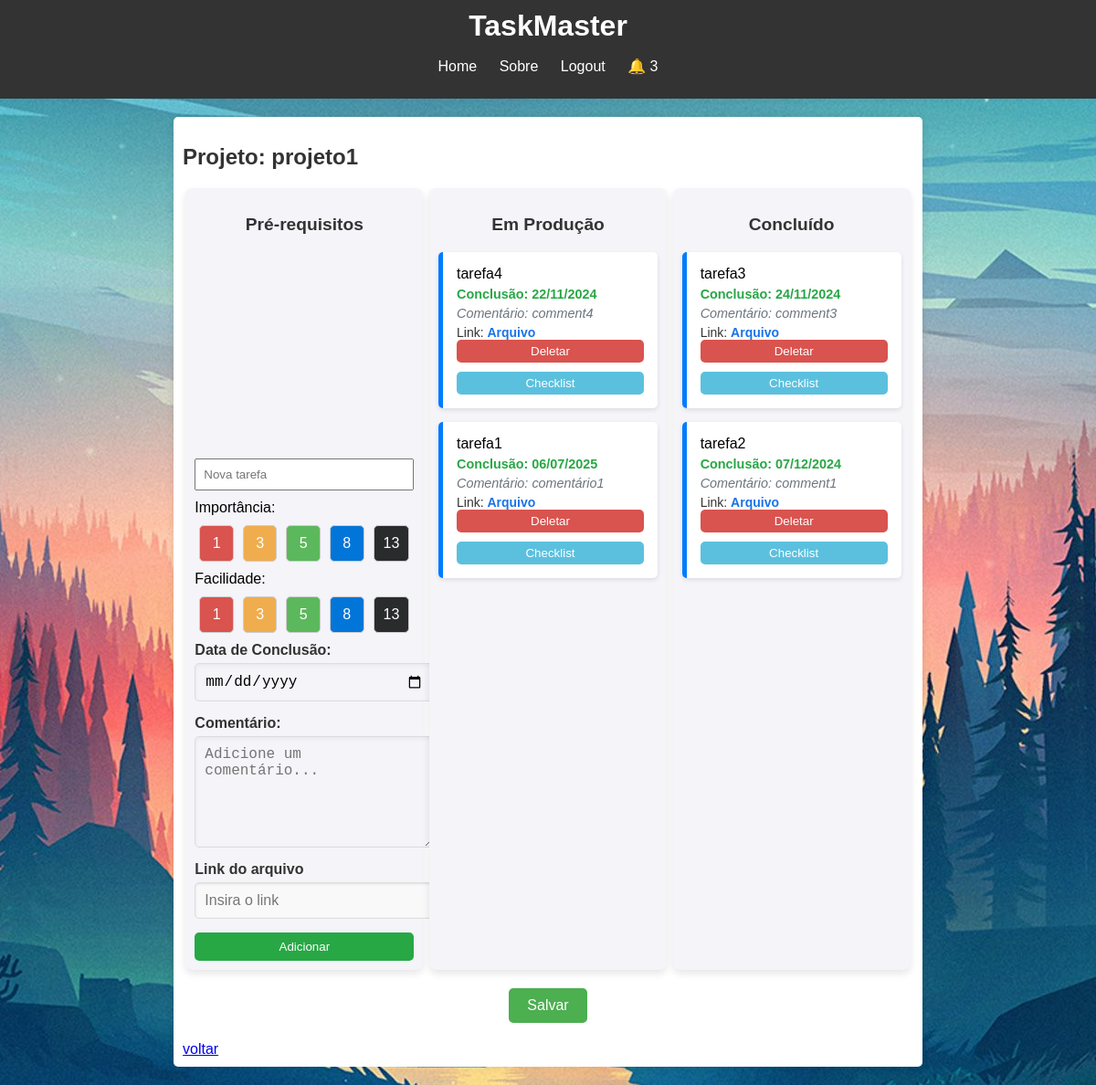
Screenshot of /projeto/2 (signed in) with the database file from the repository.
### website/models.py (models this page shows)
class Project(db.Model):
    __tablename__ = 'project'
    id = db.Column(db.Integer, primary_key=True)
    nome_projeto = db.Column(db.String(100), nullable=False)
    user_id = db.Column(db.Integer, db.ForeignKey('usuario.id'), nullable=False)
    criador = db.relationship('Usuario', backref='projetos_criados')

class Task(db.Model):
    __tablename__ = 'task'
    id_task = db.Column(db.Integer, primary_key=True)
    description = db.Column(db.String(255), nullable=False)
    status = db.Column(db.String(50), nullable=False)
    project_id = db.Column(db.Integer, db.ForeignKey('project.id'), nullable=False)
    importance = db.Column(db.Integer, nullable=False)
    ease = db.Column(db.Integer, nullable=False)
    priority = db.Column(db.Integer, nullable=False)
    completion_date = db.Column(db.Date, nullable=True)
    comment = db.Column(db.String(500), nullable=True)  # Comentário opcional
    drive_link = db.Column(db.String(500), nullable=True)  # Link opcional
    checklist_items = db.relationship('ChecklistItem', backref='task', cascade='all, delete-orphan')

### website/auth.py (the view, shortened to what this page needs)
@auth.route('/projeto/<int:project_id>', methods=['GET', 'POST'])
@login_required
def gerenciar_projeto(project_id):
    projeto = Project.query.get_or_404(project_id)
    prereq_tasks = Task.query.filter_by(project_id=projeto.id, status='Pré-requisitos').order_by(Task.priority.desc()).all()
    in_prod_tasks = Task.query.filter_by(project_id=projeto.id, status='Em Produção').order_by(Task.priority.desc()).all()
    completed_tasks = Task.query.filter_by(project_id=projeto.id, status='Concluído').order_by(Task.priority.desc()).all()
    return render_template('project_details1.html', project=projeto,
                           prereq_tasks=prereq_tasks, in_prod_tasks=in_prod_tasks,
                           completed_tasks=completed_tasks)

### website/__init__.py (called while the page is built)
def create_app():
    app = Flask(__name__)
    app.config['SECRET_KEY'] = 'dev'
    app.config['SQLALCHEMY_DATABASE_URI'] = f'sqlite:///{DB_NAME}'
    db.init_app(app)
    from .views import views
    from .auth import auth
    app.register_blueprint(views, url_prefix='/')
    app.register_blueprint(auth, url_prefix='/')
    from .models import Usuario, Project
    create_db(app)
    login_manager = LoginManager()
    login_manager.login_view = 'auth.login'  # Rota de login se o usuário não estiver autenticado
    login_manager.init_app(app)
    @login_manager.user_loader
    def load_user(id):
        return Usuario.query.get(int(id))
    return app

### website/templates/project_details1.html (shortened to what this page needs)
{% extends 'base.html' %}
{% block content %}
    <h2>Projeto: {{ project.nome_projeto }}</h2>
    <div class="kanban-board">
        <div class="kanban-column">
            <h3>Pré-requisitos</h3>
            <ul id="prerequisites" class="kanban-list" ondrop="drop(event, 'Pré-requisitos')" ondragover="allowDrop(event)">
            </ul>
            <form method="POST" action="{{ url_for('auth.gerenciar_projeto', project_id=project.id) }}">
                <input type="text" name="task_name" placeholder="Nova tarefa" required>
                <label for="importance">Importância:</label>
                <div class="selection-buttons" id="importance-buttons">
                    <button type="button" class="importance-btn low" data-value="1">1</button>
                    <button type="button" class="importance-btn medium" data-value="3">3</button>
                    <button type="button" class="importance-btn high" data-value="5">5</button>
                    <button type="button" class="importance-btn very-high" data-value="8">8</button>
                    <button type="button" class="importance-btn max" data-value="13">13</button>
                </div>
                <label for="ease">Facilidade:</label>
                <div class="selection-buttons" id="ease-buttons">
                    <button type="button" class="ease-btn low" data-value="1">1</button>
                    <button type="button" class="ease-btn medium" data-value="3">3</button>
                    <button type="button" class="ease-btn high" data-value="5">5</button>
                    <button type="button" class="ease-btn very-high" data-value="8">8</button>
                    <button type="button" class="ease-btn max" data-value="13">13</button>
                </div>
                <label for="completion_date" class="form-label">Data de Conclusão:</label>
                <input type="date" name="completion_date" id="completion_date" class="form-control" required>
                <label for="comment" class="form-label">Comentário:</label>
                <textarea name="comment" id="comment" class="form-control" placeholder="Adicione um comentário..." required></textarea>
                <label for="drive_link" class="form-label">Link do arquivo</label>
                <input type="url" name="drive_link" id="drive_link" class="form-control" placeholder="Insira o link">
                <button type="submit">Adicionar</button>
            </form>
        </div>
        <div class="kanban-column">
            <h3>Em Produção</h3>
            <ul id="inProduction" class="kanban-list" ondrop="drop(event, 'Em Produção')" ondragover="allowDrop(event)">
                {% for tarefa in in_prod_tasks %}
                <li id="{{ tarefa.id_task }}" draggable="true" ondragstart="drag(event)">
                    {{ tarefa.description }}
                    {% if tarefa.completion_date %}
                        <span class="completion">Conclusão: {{ tarefa.completion_date.strftime('%d/%m/%Y') }}</span>
                    {% endif %}
                    {% if tarefa.comment %}
                        <span class="comment">Comentário: {{ tarefa.comment }}</span>
                    {% endif %}
                    {% if tarefa.drive_link %}
                    <span class="drive-link">Link: <a href="{{ tarefa.drive_link }}" target="_blank">Arquivo</a></span>
                    {% endif %}
                    <form method="POST" action="{{ url_for('auth.deletar_tarefa', task_id=tarefa.id_task, project_id=project.id) }}" style="display:inline;">
                        <button type="submit" id="deletar" onclick="return confirm('Tem certeza que deseja excluir esta tarefa?')">Deletar</button>
                    </form>
                    <form method="GET" action="{{ url_for('auth.checklist', task_id=tarefa.id_task, project_id=project.id) }}" style="display:inline;">
                        <button type="submit" id="checklist">Checklist</button>
                    </form>
                </li>
                {% endfor %}
            </ul>
        </div>
        <div class="kanban-column">
            <h3>Concluído</h3>
            <ul id="completed" class="kanban-list" ondrop="drop(event, 'Concluído')" ondragover="allowDrop(event)">
                {% for tarefa in completed_tasks %}
                <li id="{{ tarefa.id_task }}" draggable="true" ondragstart="drag(event)">
                    {{ tarefa.description }}
                    {% if tarefa.completion_date %}
                        <span class="completion">Conclusão: {{ tarefa.completion_date.strftime('%d/%m/%Y') }}</span>
                    {% endif %}
                    {% if tarefa.comment %}
                        <span class="comment">Comentário: {{ tarefa.comment }}</span>
                    {% endif %}
                    {% if tarefa.drive_link %}
                    <span class="drive-link">Link: <a href="{{ tarefa.drive_link }}" target="_blank">Arquivo</a></span>
                    {% endif %}
                    <form method="POST" action="{{ url_for('auth.deletar_tarefa', task_id=tarefa.id_task, project_id=project.id) }}" style="display:inline;">
                        <button type="submit" id="deletar" onclick="return confirm('Tem certeza que deseja excluir esta tarefa?')">Deletar</button>
                    </form>
                    <form method="GET" action="{{ url_for('auth.checklist', task_id=tarefa.id_task, project_id=project.id) }}" style="display:inline;">
                        <button type="submit" id="checklist">Checklist</button>
                    </form>
                </li>
                {% endfor %}
            </ul>
        </div>
    </div>
    <button id="SalvarProj">Salvar</button>
    <div class="button-container">
        <a href="{{ url_for('auth.home') }}" class="button-save">voltar</a>
    </div>
{% block styles %}
    <link rel="stylesheet" href="{{ url_for('static', filename='project_details.css') }}">
{% endblock %}
{% endblock %}

### website/static/taskMaster.css (style rules this page uses)
body { font-family: Arial, sans-serif; background-color: #e0e0e0; margin: 0; padding: 0; background: url('login.jpg') no-repeat center fixed; }
.main h2 { margin-bottom: 20px; color: #333333; }

### website/static/project_details.css (style rules this page uses)
.kanban-board { display: flex; justify-content: space-around; margin-top: 20px; }
.kanban-column { width: 30%; background-color: #f4f4f9; border-radius: 8px; padding: 10px; box-shadow: 0 4px 8px rgba(0, 0, 0, 0.1); }
.kanban-column h3 { text-align: center; color: #333; font-size: 1.2em; }
.kanban-list { list-style-type: none; padding: 0; min-height: 200px; }
.kanban-list li { background-color: #fff; margin: 10px 0; padding: 10px; border-radius: 5px; box-shadow: 0 2px 5px rgba(0, 0, 0, 0.1); }
input[type="text"] { width: 100%; padding: 8px; margin: 10px 0; box-sizing: border-box; }
button { width: 100%; padding: 8px; background-color: #28a745; color: white; border: none; border-radius: 5px; cursor: pointer; }
#SalvarProj { background-color: #4CAF50; color: white; border: none; padding: 10px 20px; text-align: center; text-decoration: none; display: block; font-size: 16px; margin: 20px auto; cursor: pointer; border-radius: 5px; width: auto; }
.selection-buttons { display: flex; justify-content: space-between; margin: 10px 0; }
.selection-buttons button { flex-grow: 1; margin: 0 5px; padding: 10px; border-radius: 5px; border: 1px solid #ccc; font-size: 1rem; color: white; cursor: pointer; }
.selection-buttons .low { background-color: #d9534f; }
.selection-buttons .medium { background-color: #f0ad4e; }
.selection-buttons .high { background-color: #5cb85c; }
.selection-buttons .very-high { background-color: #0275d8; }
.selection-buttons .max { background-color: #292b2c; }
#deletar { background-color: #d9534f; }
.kanban-list li .completion, .kanban-list li .comment { font-size: 0.9rem; color: #555; margin-top: 5px; display: block; }
.kanban-list li .completion { font-weight: bold; color: #28a745; }
.kanban-list li .comment { font-style: italic; color: #6c757d; }
#deletar { background-color: #d9534f; color: white; border: none; padding: 5px 10px; border-radius: 5px; cursor: pointer; }
.kanban-list li { margin-bottom: 15px; padding: 15px; border-left: 5px solid #007bff; }
.form-label { font-weight: bold; color: #333; display: block; margin-bottom: 5px; }
#completion_date { width: 100%; padding: 10px; margin-bottom: 15px; border: 1px solid #ddd; border-radius: 5px; font-size: 1rem; background-color: #f4f4f9; box-shadow: inset 0 2px 5px rgba(0, 0, 0, 0.05); transition: border-color 0.3s ease-in-out; }
#comment { width: 100%; height: 100px; padding: 10px; margin-bottom: 15px; border: 1px solid #ddd; border-radius: 5px; font-size: 1rem; background-color: #f4f4f9; box-shadow: inset 0 2px 5px rgba(0, 0, 0, 0.05); transition: border-color 0.3s ease-in-out; }
.form-control { display: block; width: 100%; padding: 10px; font-size: 1rem; margin-bottom: 15px; border: 1px solid #ddd; border-radius: 5px; background-color: #f9f9f9; box-shadow: inset 0 1px 3px rgba(0, 0, 0, 0.1); transition: all 0.3s ease; }
#checklist { background-color: #5bc0de; color: white; border: none; padding: 5px 10px; border-radius: 5px; cursor: pointer; margin-top: 10px; }
.drive-link { display: block; margin-top: 5px; font-size: 14px; color: #333; }
.drive-link a { color: #1a73e8; text-decoration: none; font-weight: bold; }

### rows the page displays
Project: nome_projeto "projeto1"
Task: description "tarefa4", completion_date "22/11/2024", comment "comment4"
Task: description "tarefa1", completion_date "06/07/2025", comment "comentário1"
Task: description "tarefa3", completion_date "24/11/2024", comment "comment3"
Task: description "tarefa2", completion_date "07/12/2024", comment "comment1"
